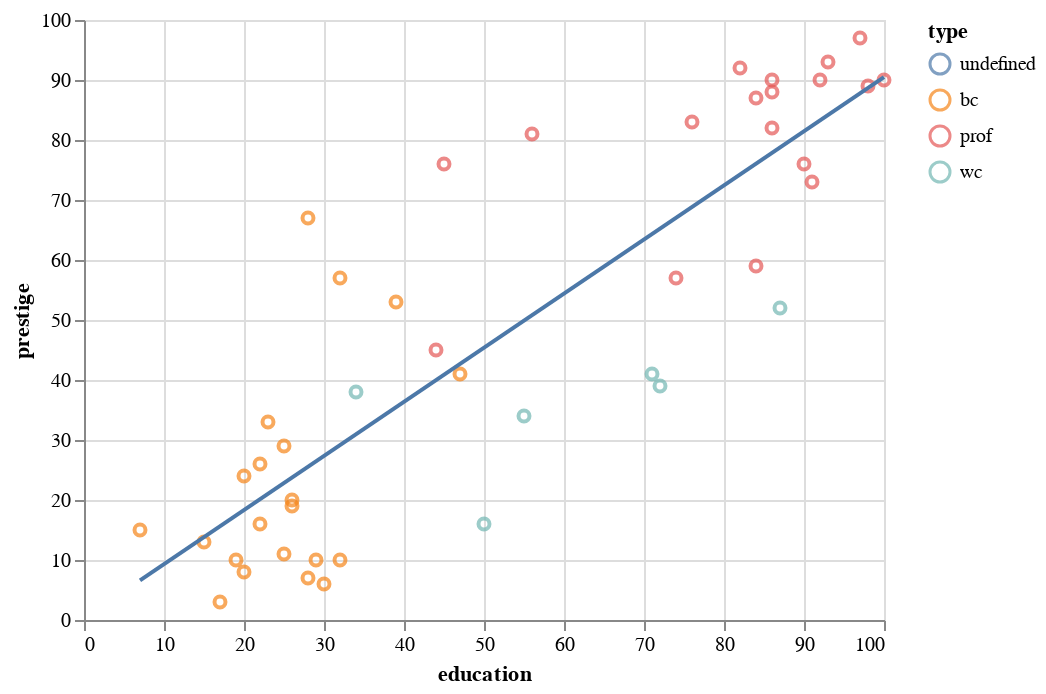

Notebook cell for this chart:
### Markdown cell above
# Regression

### Code cell
chart = alt.Chart(df2).mark_point().encode(x="education",
                                         y="prestige", 
                                         color="type:N",
                                         tooltip="income")

chart + chart.transform_regression("education","prestige").mark_line()

### Figure 1 — Vega-Lite specification as saved in the notebook (floating-point values rounded to 4 significant figures)
{"config": {"view": {"continuousWidth": 400, "continuousHeight": 300}}, "layer": [{"mark": "point", "encoding": {"color": {"field": "type", "type": "nominal"}, "tooltip": {"field": "income", "type": "quantitative"}, "x": {"field": "education", "type": "quantitative"}, "y": {"field": "prestige", "type": "quantitative"}}}, {"mark": "line", "encoding": {"color": {"field": "type", "type": "nominal"}, "tooltip": {"field": "income", "type": "quantitative"}, "x": {"field": "education", "type": "quantitative"}, "y": {"field": "prestige", "type": "quantitative"}}, "transform": [{"on": "education", "regression": "prestige"}]}], "data": {"name": "data-4f7ef30b90dfc3969a3586b706e0552a"}, "$schema": "https://vega.github.io/schema/vega-lite/v4.17.0.json", "datasets": {"data-4f7ef30b90dfc3969a3586b706e0552a": [{"type": "prof", "income": 62, "education": 86, "prestige": 82}, {"type": "prof", "income": 72, "education": 76, "prestige": 83}, {"type": "prof", "income": 75, "education": 92, "prestige": 90}, {"type": "prof", "income": 55, "education": 90, "prestige": 76}, {"type": "prof", "income": 64, "education": 86, "prestige": 90}, {"type": "prof", "income": 21, "education": 84, "prestige": 87}, {"type": "prof", "income": 64, "education": 93, "prestige": 93}, {"type": "prof", "income": 80, "education": 100, "prestige": 90}, {"type": "wc", "income": 67, "education": 87, "prestige": 52}, {"type": "prof", "income": 72, "education": 86, "prestige": 88}, {"type": "prof", "income": 42, "education": 74, "prestige": 57}, {"type": "prof", "income": 76, "education": 98, "prestige": 89}, {"type": "prof", "income": 76, "education": 97, "prestige": 97}, {"type": "prof", "income": 41, "education": 84, "prestige": 59}, {"type": "prof", "income": 48, "education": 91, "prestige": 73}, {"type": "wc", "income": 76, "education": 34, "prestige": 38}, {"type": "prof", "income": 53, "education": 45, "prestige": 76}, {"type": "prof", "income": 60, "education": 56, "prestige": 81}, {"type": "prof", "income": 42, "education": 44, "prestige": 45}, {"type": "prof", "income": 78, "education": 82, "prestige": 92}, {"type": "wc", "income": 29, "education": 72, "prestige": 39}, {"type": "wc", "income": 48, "education": 55, "prestige": 34}, {"type": "wc", "income": 55, "education": 71, "prestige": 41}, {"type": "wc", "income": 29, "education": 50, "prestige": 16}, {"type": "bc", "income": 21, "education": 23, "prestige": 33}, {"type": "bc", "income": 47, "education": 39, "prestige": 53}, {"type": "bc", "income": 81, "education": 28, "prestige": 67}, {"type": "bc", "income": 36, "education": 32, "prestige": 57}, {"type": "bc", "income": 22, "education": 22, "prestige": 26}, {"type": "bc", "income": 44, "education": 25, "prestige": 29}, {"type": "bc", "income": 15, "education": 29, "prestige": 10}, {"type": "bc", "income": 7, "education": 7, "prestige": 15}, {"type": "bc", "income": 42, "education": 26, "prestige": 19}, {"type": "bc", "income": 9, "education": 19, "prestige": 10}, {"type": "bc", "income": 21, "education": 15, "prestige": 13}, {"type": "bc", "income": 21, "education": 20, "prestige": 24}, {"type": "bc", "income": 16, "education": 26, "prestige": 20}, {"type": "bc", "income": 16, "education": 28, "prestige": 7}, {"type": "bc", "income": 9, "education": 17, "prestige": 3}, {"type": "bc", "income": 14, "education": 22, "prestige": 16}, {"type": "bc", "income": 12, "education": 30, "prestige": 6}, {"type": "bc", "income": 17, "education": 25, "prestige": 11}, {"type": "bc", "income": 7, "education": 20, "prestige": 8}, {"type": "bc", "income": 34, "education": 47, "prestige": 41}, {"type": "bc", "income": 8, "education": 32, "prestige": 10}]}}
